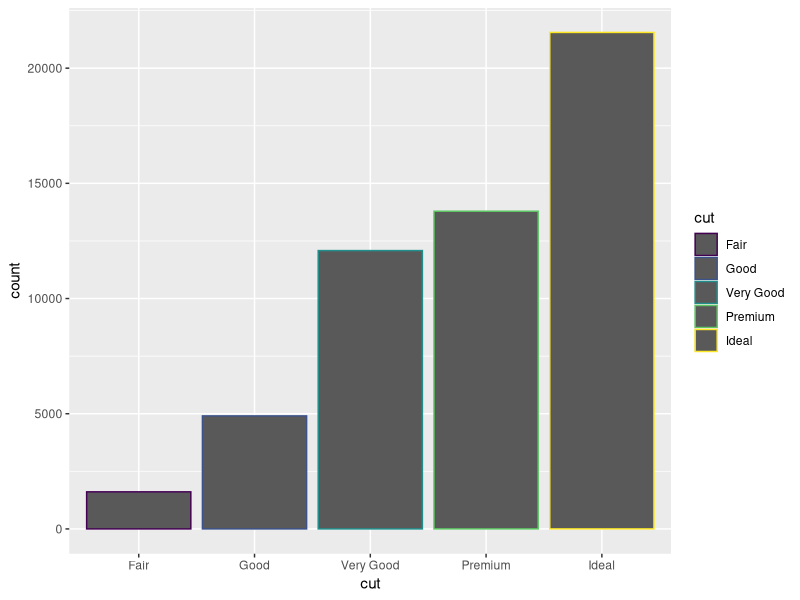
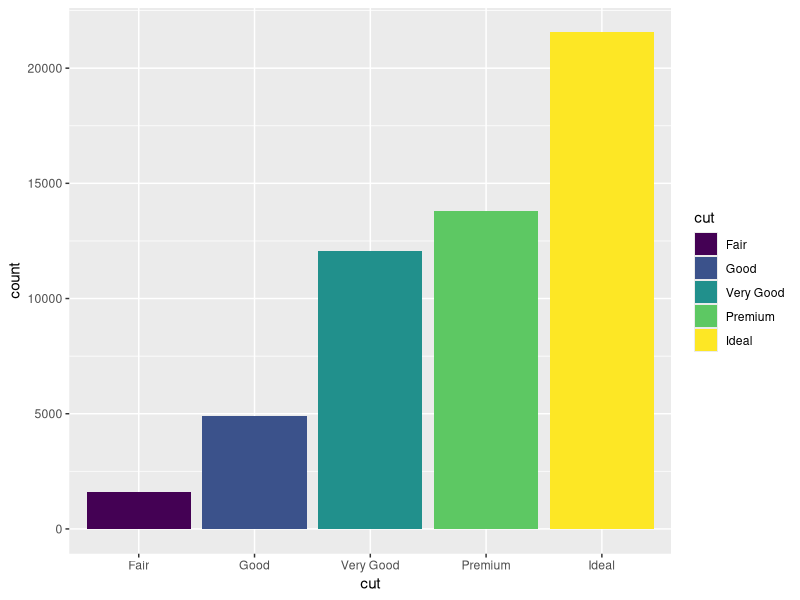
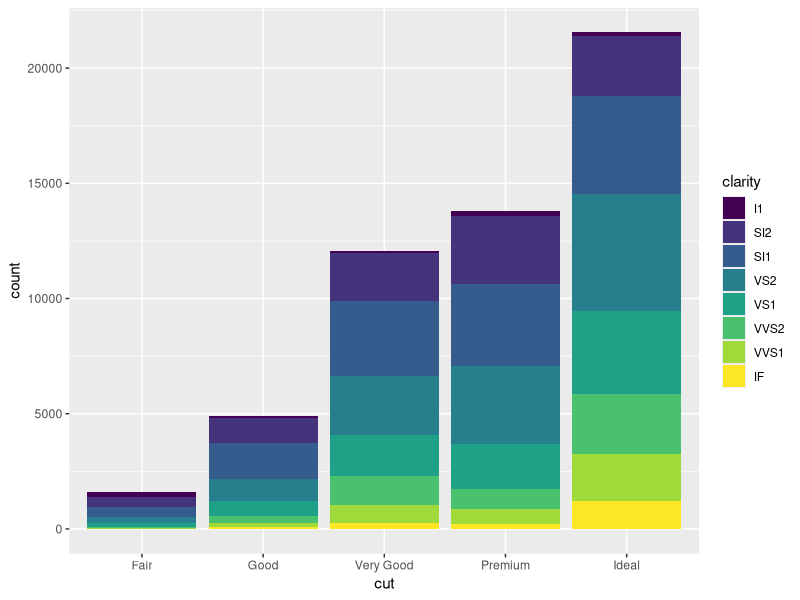
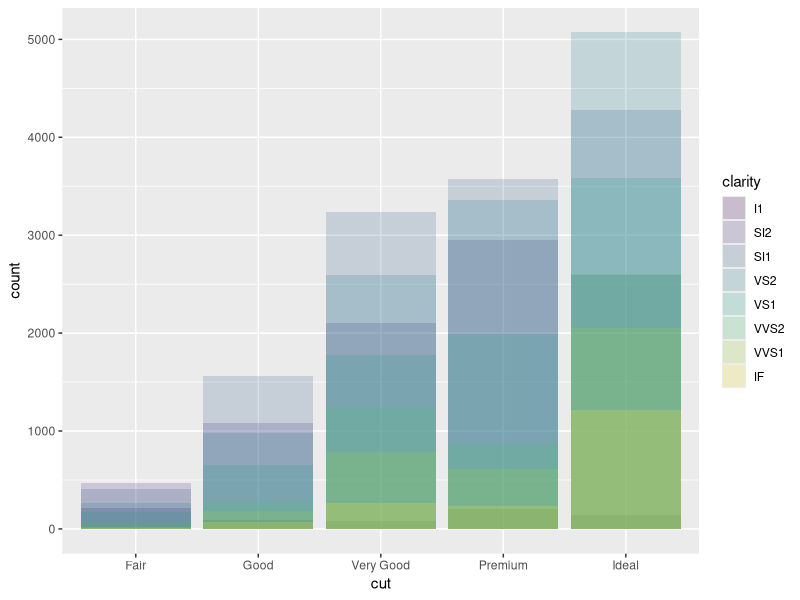
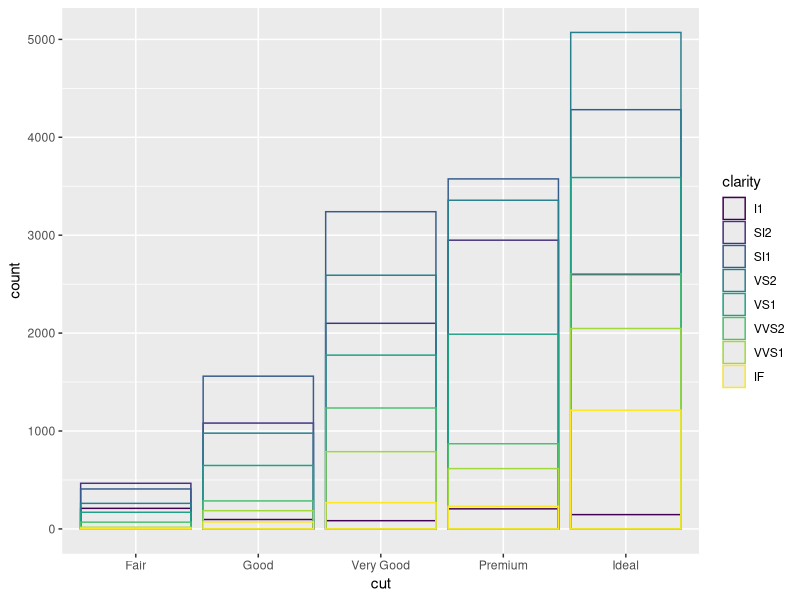
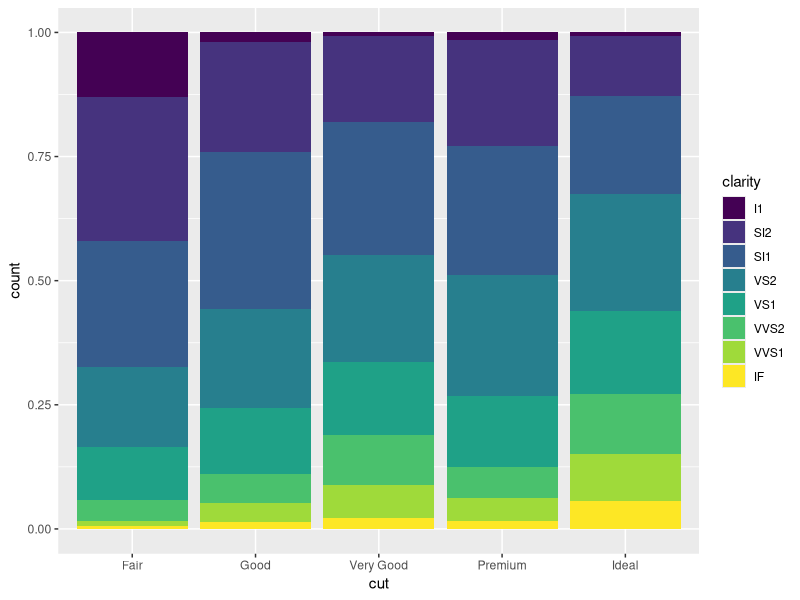
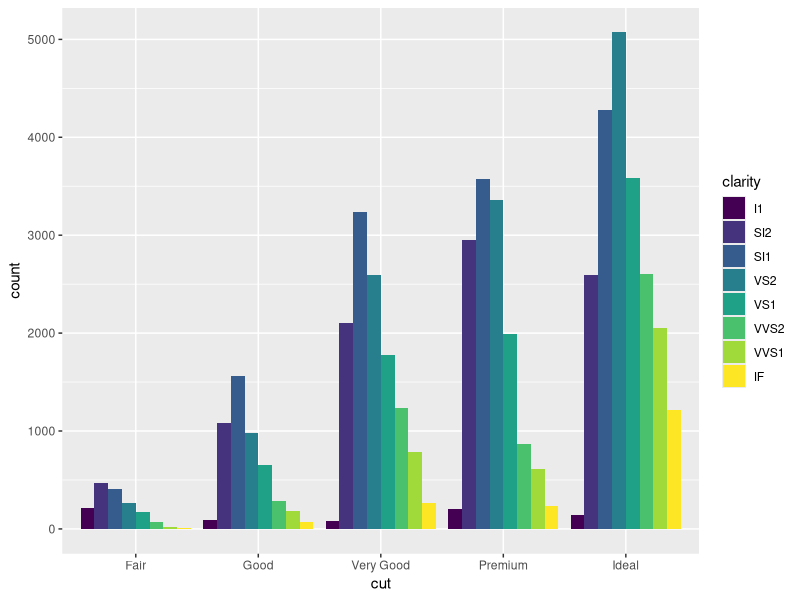
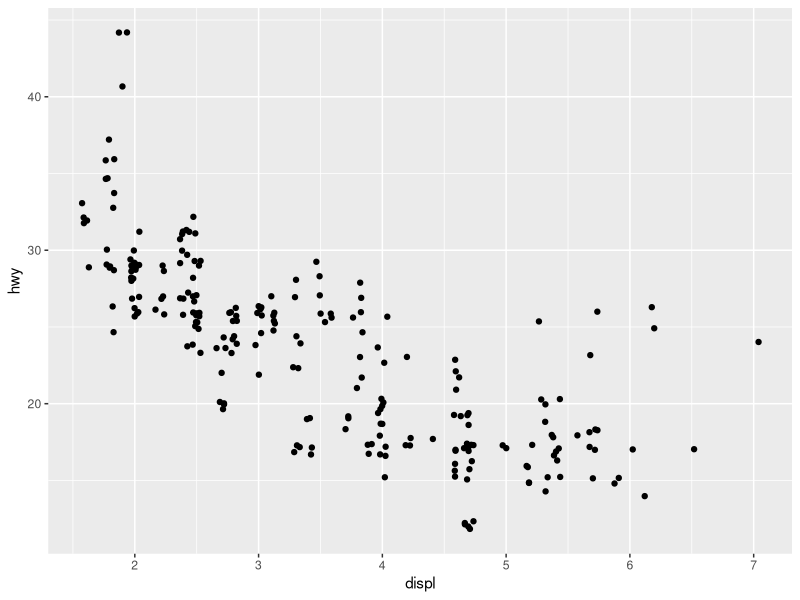

Source code (R) for these figures, in order:
library("tidyverse")

# Bars can also be coloured
ggplot(data = diamonds) + 
  geom_bar(mapping = aes(x = cut, colour = cut))
ggplot(data = diamonds) + 
  geom_bar(mapping = aes(x = cut, fill = cut)) # Generally, fill is more useful

# Mapping the fill to another variable creates stacked bar charts
ggplot(data = diamonds) + 
  geom_bar(mapping = aes(x = cut, fill = clarity))

# Stacking is a form of position adjustment. There are three other types of position adjustment
# Identity places objects exactly where they would be, making them overlapping
# This makes them hard to compare unless you reduce the opacity
ggplot(data = diamonds, mapping = aes(x = cut, fill = clarity)) + 
  geom_bar(alpha = 1/5, position = "identity")
ggplot(data = diamonds, mapping = aes(x = cut, colour = clarity)) + 
  geom_bar(fill = NA, position = "identity")

# Fill position does the same thing as stacking, but makes bars the same height
# This makes it easier to compare proportions
ggplot(data = diamonds) + 
  geom_bar(mapping = aes(x = cut, fill = clarity), position = "fill")

# Dodge places them all side by side
# This makes it easier to compare individual amounts
ggplot(data = diamonds)+
  geom_bar(mapping = aes(x = cut, fill = clarity), position = "dodge")

# Jitter is a position adjustment which is useful for scatterplots
# This makes your graph less acurate locally, so it's more informative overall
ggplot(data = mpg) + 
  geom_point(mapping = aes(x = displ, y = hwy), position = "jitter") # geom_jitter() also does this


#### Questions ####
# 1. That graph has overplotting, adding jitter would help
ggplot(data = mpg, mapping = aes(x = cty, y = hwy)) + 
  geom_point(position = position_jitter()) # Adding jitter like this lets you adjust it

# 2. width and height control the amount of jittering
# They can be added in position_jitter() or geom_jitter()

# 3. geom_jitter() defaults the position to jitter
# geom_count() makes points larger if there are more datapoints there

# 4. dodge2 is the default position adjustment for boxplots
# This moves the plots sideways to ensure they don't overlap
# Plotting with identity instead causes them all to overlap
ggplot(data = mpg)+
  geom_boxplot(mapping = aes(x = drv, y = cty, color = class), position = "identity")
